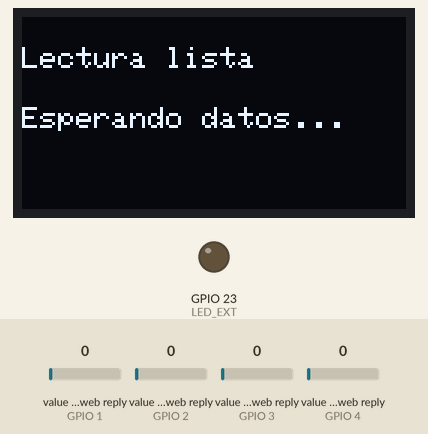
Bench run of a sketch on a simulated ESP32. On the bench: 128×64 one-colour display, output pins drawn as LEDs (lit = HIGH). The inputs (shaded band) are chosen by the test bench; at power-on: value in the web reply (sensors on GPIO 1, GPIO 3, GPIO 2, GPIO 4) 0. WiFi joins after 1.5 s; servers stay silent unless stated; web services answer with replies made up by the test bench; what the sketch prints to the serial monitor is not drawn.

Above: at 2.7 s.
2.8 s: value in the web reply (sensor on GPIO 1) set to 2
At 12.1 s:
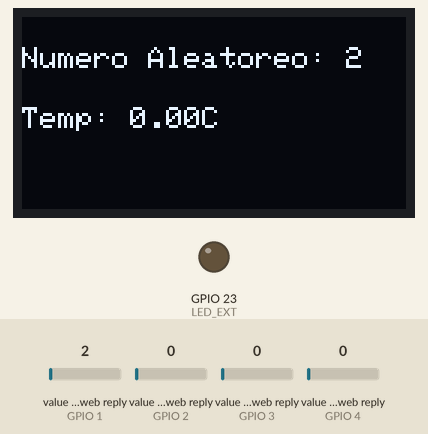
16.8 s: value in the web reply (sensor on GPIO 3) set to 2
At 22.1 s:
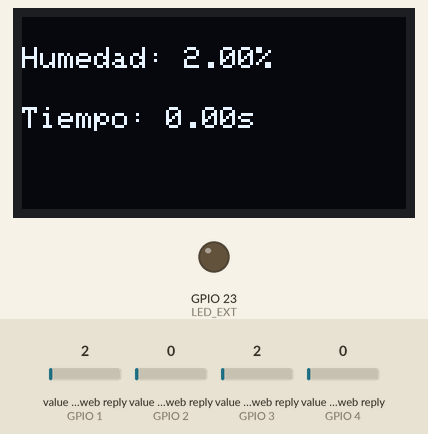
30.8 s: value in the web reply (sensor on GPIO 2) set to 2
At 42.3 s:
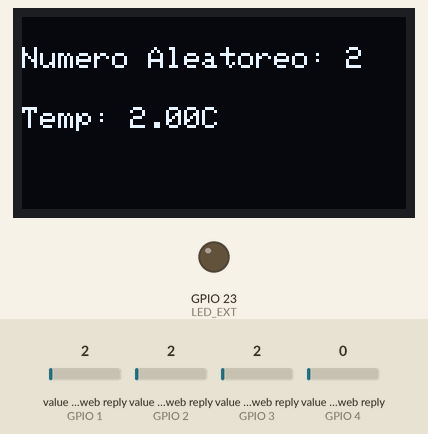
44.8 s: value in the web reply (sensor on GPIO 4) set to 2
At 52.4 s:
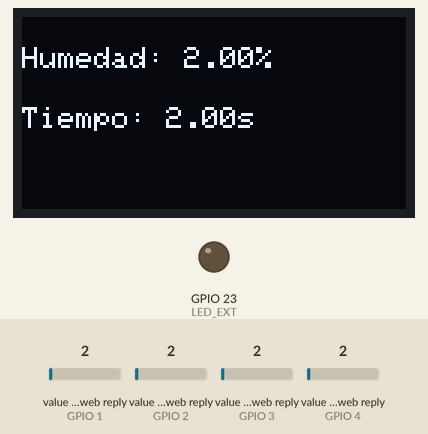
58.8 s: value in the web reply (sensor on GPIO 1) set to 25
At 72.4 s:
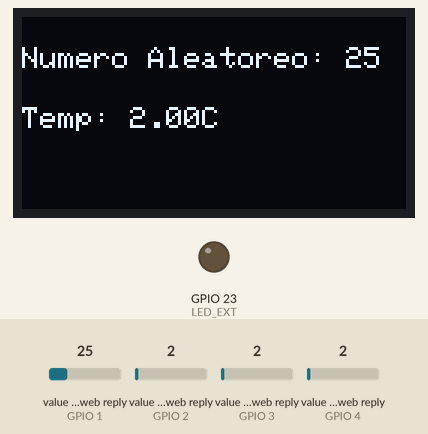
72.8 s: value in the web reply (sensor on GPIO 3) set to 25
At 82.5 s:
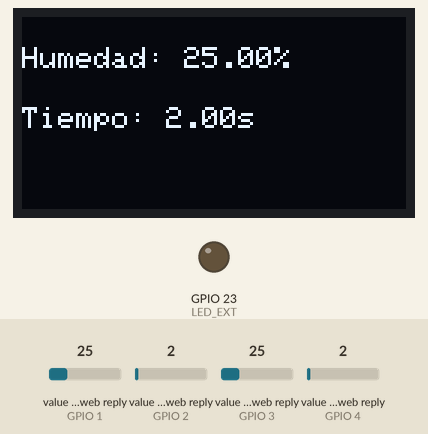
Timing chart, 0 to 84.0 s (numbered marks = the images above; inputs shaded):
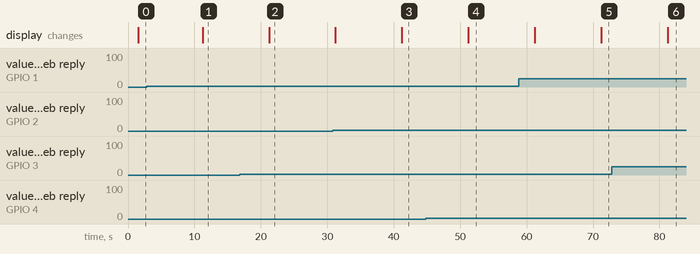

The sketch:

sketch_lectura_grupo_03.ino
```cpp
#include <WiFi.h>
#include <ThingSpeak.h>
#include <Adafruit_GFX.h>
#include <Adafruit_SH110X.h>
#include <ArduinoOTA.h>

// ==============================
// CONFIGURACIÓN GENERAL
// ==============================
#define LED_PWM 2
#define LED_EXT 23
#define BUTTON_PIN 19

Adafruit_SH1106G display(128, 64, &Wire, -1);

// ==============================
// CONFIGURACIÓN WIFI Y THINGSPEAK
// ==============================
const char* ssid = "ACNET2";
const char* password = "";
unsigned long channelID = 3143600;
// const char* readAPIKey = "TU_READ_API_KEY"; // si es privado

// ==============================
// CONFIGURACIÓN OTA
// ==============================
void setupOTA() {
  ArduinoOTA.setHostname("ESP32_Grupo03");
  ArduinoOTA.setPassword("G03_pass");
  ArduinoOTA.begin();
}

WiFiClient  client;
unsigned long lastRead = 0;
int pantalla = 0;

void setup() {
  Serial.begin(115200);
  pinMode(LED_EXT, OUTPUT);

  display.begin(0x3C, true);
  display.clearDisplay();
  display.setTextColor(SH110X_WHITE);

  conectarWiFi();

  ThingSpeak.begin(client);

  setupOTA();

  displayMessage("Lectura lista", "Esperando datos...");
}

void loop() {
  ArduinoOTA.handle();

  if (millis() - lastRead > 10000) {  // cada 10 segundos
    lastRead = millis();
    leerDatos();
  }
}

void leerDatos() {
  if(WiFi.status() != WL_CONNECTED){
    conectarWiFi();
  }

  int num = ThingSpeak.readIntField(channelID, 1);
  float temp = ThingSpeak.readFloatField(channelID, 2);
  float hum = ThingSpeak.readFloatField(channelID, 3);
  float tiempo = ThingSpeak.readFloatField(channelID, 4);
  String estado = ThingSpeak.readStatus(channelID);

  // Checkea lectura
  int statusCode = ThingSpeak.getLastReadStatus();
  if(statusCode == 200){
    mostrarEnDisplay(num, temp, hum, tiempo, estado);
  }
  else{
    Serial.println("Problemas leyendo el canal. HTTP error code " + String(statusCode));
  }

  // Simulación si no hay conexión
  //mostrarEnDisplay("350", "24.3", "55.8", "300", "Habilitado");
}

void mostrarEnDisplay(int num, float temp, float hum, float tiempo, String estado) {
  String line1, line2;
  switch (pantalla) {
    case 0:
      line1 = "Numero Aleatoreo: " + String(num);
      line2 = "Temp: " + String(temp) + "C";
      break;
    case 1:
      line1 = "Humedad: " + String(hum) + "%";
      line2 = "Tiempo: " + String(tiempo) + "s";
      break;
    case 2:
      line1 = "Estado:";
      line2 = estado;
      break;
  }
  pantalla = (pantalla + 1) % 3;
  displayMessage(line1, line2);
}

void conectarWiFi(){
  Serial.print("\nConectando a: ");
  Serial.println(ssid);
  WiFi.begin(ssid, password);
  while(WiFi.status() != WL_CONNECTED){
    Serial.print(".");
    delay(500);
  }
  Serial.println("\nConectado!");
}

void displayMessage(String l1, String l2) {
  display.clearDisplay();
  display.setCursor(0, 10);
  display.setTextSize(1);
  display.println(l1);
  display.setCursor(0, 30);
  display.setTextSize(1);
  display.println(l2);
  display.display();
}
```

Measured:
- after the input at 2.8 s, the display: changes after 8.4 s (image 1)
- after the input at 16.8 s, the display: changes after 4.4 s (image 2)
- after the input at 44.8 s, the display: changes after 6.4 s (image 4)
- after the input at 72.8 s, the display: changes after 8.4 s (image 6)
